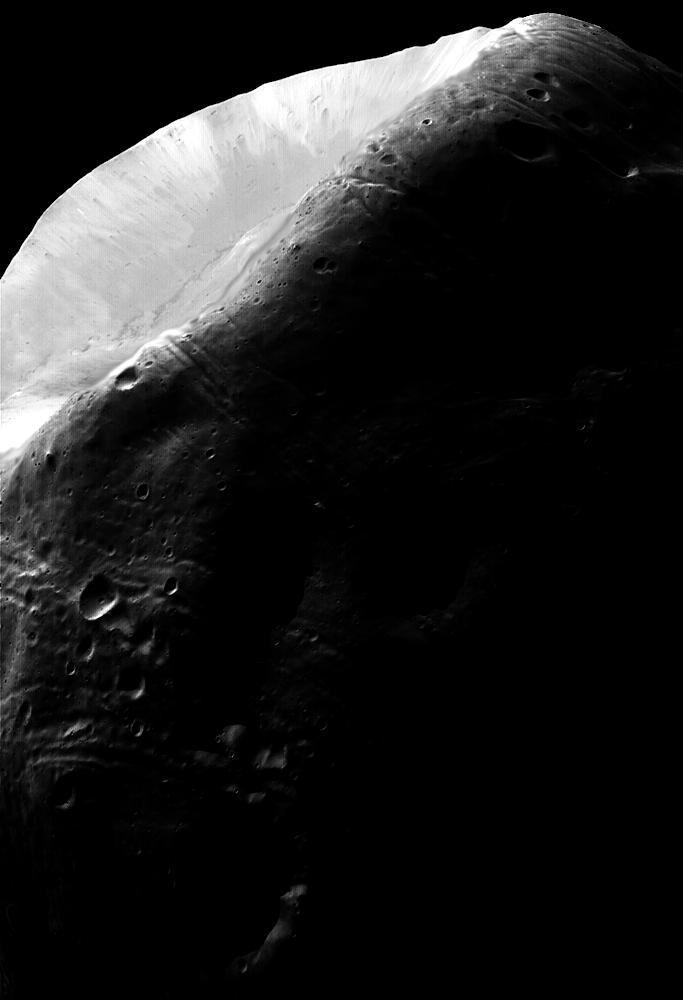
#> input picture data/phobos.jpg, 683 x 1000 px
$ python histogram_matching.py
#> lines starting #> are read from the running program, lines starting #| are printed output that depends on the picture
### src/utils/path_utils.py
#!/usr/bin/env python3
# -*- coding: utf-8 -*-
"""
Path_utils

Module for image processing operations.

Author: Oussama GUELFAA
Date: 01-04-2025
"""

"""
Utility functions for handling file paths.
"""

import os

def get_project_root():
    """
    Get the absolute path to the project root directory.

    Returns:
        str: The absolute path to the project root directory.
    """
    # The project root is two directories up from this file
    current_dir = os.path.dirname(os.path.abspath(__file__))
    project_root = os.path.dirname(os.path.dirname(current_dir))
    return project_root

def get_data_path(filename):
    """
    Get the absolute path to a file in the data directory.

    Args:
        filename (str): The name of the file in the data directory.

    Returns:
        str: The absolute path to the file.
    """
    return os.path.join(get_project_root(), 'data', filename)

# [12 lines left out: function ensure_output_dir, not called in this run]

### src/image_processing/histogram_matching.py
"""
Appariement d'histogramme (Histogram Matching)

Ce module implémente l'appariement d'histogramme, une technique qui transforme
l'image de sorte que son histogramme corresponde à un histogramme modèle.

L'appariement d'histogramme est défini par la transformation:
x2 = cdf2^(-1)(cdf1(x1))

où:
- x1 est la valeur d'intensité dans l'image source
- x2 est la valeur d'intensité correspondante dans l'image cible
- cdf1 est la fonction de distribution cumulative de l'image source
- cdf2 est la fonction de distribution cumulative de l'histogramme modèle

Author: Oussama GUELFAA
Date: 01-04-2025
"""

import numpy as np
import matplotlib.pyplot as plt
from skimage import io, exposure, img_as_float, img_as_ubyte
import os
import sys

# Add the project root to the Python path
sys.path.append(os.path.dirname(os.path.dirname(os.path.dirname(os.path.abspath(__file__)))))

# Import the path utility functions
from src.utils.path_utils import get_data_path

# Nom de l'image à utiliser pour les transformations
PHOBOS_IMAGE = "phobos.jpg"  # Image de Phobos (lune de Mars)

def load_image():
    """
    Charge l'image de Phobos pour les transformations.

    Returns:
        ndarray: Image en niveaux de gris
    """
    # Charger l'image
    image_path = get_data_path(PHOBOS_IMAGE)
    image = img_as_float(io.imread(image_path, as_gray=True))
#> image is the input picture: shape (1000, 683) float64; min 0, max 1, mean 0.125
    print(f"Image chargée: {PHOBOS_IMAGE}")
    print(f"Dimensions: {image.shape}")
#| Dimensions: (1000, 683)
    print(f"Valeur min: {image.min():.4f}, Valeur max: {image.max():.4f}")
#| Valeur min: 0.0000, Valeur max: 1.0000

    return image

def compute_histogram(image, bins=256):
    """
    Calcule l'histogramme de l'image.

    Args:
        image (ndarray): Image en niveaux de gris (valeurs entre 0 et 1)
        bins (int): Nombre de bins pour l'histogramme

    Returns:
        tuple: (hist, bin_centers) où hist est l'histogramme et bin_centers sont les centres des bins
    """
#> called with bins = 256
    # Calculer l'histogramme
    hist, bin_edges = np.histogram(image.ravel(), bins=bins, range=(0, 1), density=True)
#> hist = 256 values, max 156.3 at index 0, min 0.0588 at index 144, mean 1; bin_edges = 257 values from 0 to 1
    bin_centers = (bin_edges[:-1] + bin_edges[1:]) / 2
#> bin_centers = 256 values from 0.00195 to 0.998

    return hist, bin_centers

def visualize_histogram(image, bins=256, title="Histogramme de l'image"):
    """
    Visualise l'histogramme de l'image.

    Args:
        image (ndarray): Image en niveaux de gris (valeurs entre 0 et 1)
        bins (int): Nombre de bins pour l'histogramme
        title (str): Titre du graphique
    """
    # Calculer l'histogramme
    hist, bin_centers = compute_histogram(image, bins)
#> bin_centers = 256 values from 0.00195 to 0.998

    # Créer la figure
    plt.figure(figsize=(10, 6))

    # Tracer l'histogramme
    plt.bar(bin_centers, hist, width=1/bins, alpha=0.7)

    # Ajouter les labels et le titre
    plt.xlabel('Intensité')
    plt.ylabel('Fréquence')
    plt.title(title)
    plt.xlim(0, 1)
    plt.grid(True, linestyle='--', alpha=0.7)

    # Afficher la figure
    plt.tight_layout()
    plt.show()
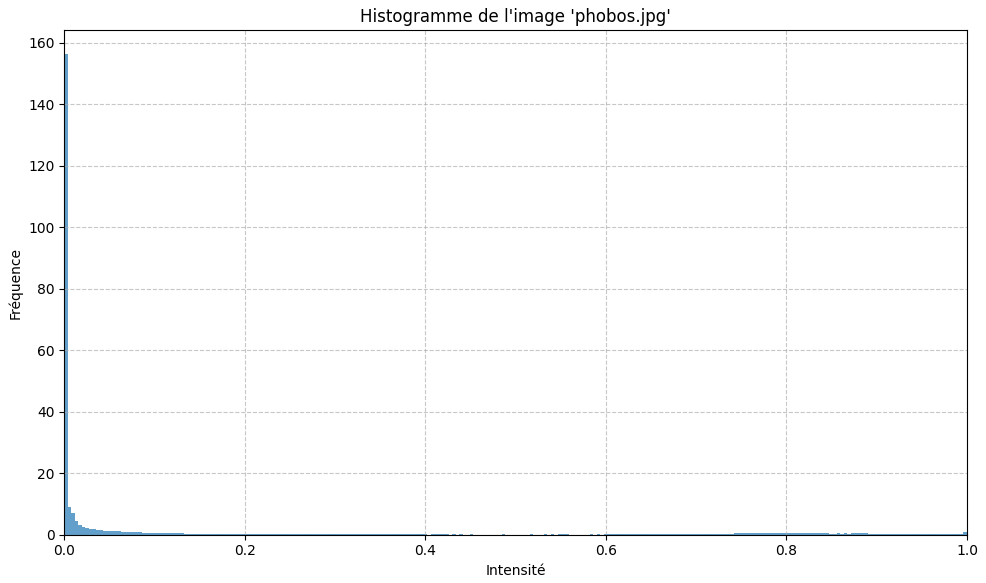
#> figure drawn by matplotlib, 1 panel; tallest bar 156.3 high, from x = 0 to 0.00391

def compute_cdf(image, bins=256):
    """
    Calcule la fonction de distribution cumulative (CDF) de l'image.

    Args:
        image (ndarray): Image en niveaux de gris (valeurs entre 0 et 1)
        bins (int): Nombre de bins pour l'histogramme

    Returns:
        tuple: (cdf, bin_edges) où cdf est la fonction de distribution cumulative
               et bin_edges sont les bords des bins
    """
    # Calculer l'histogramme
    hist, bin_edges = np.histogram(image.ravel(), bins=bins, range=(0, 1))

    # Calculer la CDF
    cdf = hist.cumsum()

    # Normaliser la CDF
    cdf = cdf / cdf[-1]

    return cdf, bin_edges

# [29 lines left out: function visualize_cdf, not called in this run]

def equalize_histogram(image, bins=256):
    """
    Applique l'égalisation d'histogramme à l'image.

    Args:
        image (ndarray): Image en niveaux de gris (valeurs entre 0 et 1)
        bins (int): Nombre de bins pour l'histogramme

    Returns:
        ndarray: Image après égalisation d'histogramme
    """
#> called with bins = 256
    # Appliquer l'égalisation d'histogramme
    equalized = exposure.equalize_hist(image)
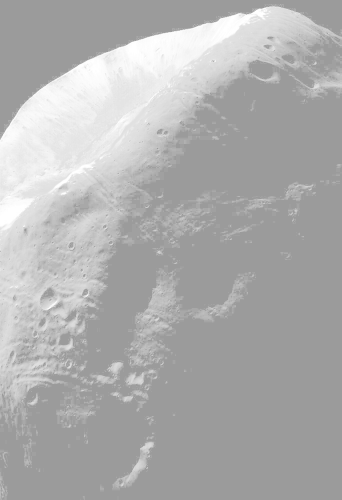
#> equalized: shape (1000, 683) float64 (shown at 1/2 size); min 0.61, max 1, mean 0.686

    return equalized

def create_bimodal_histogram(bins=256, peak1=0.25, peak2=0.75, sigma1=0.05, sigma2=0.05, weight1=0.5, weight2=0.5):
    """
    Crée un histogramme bimodal de référence.

    Args:
        bins (int): Nombre de bins pour l'histogramme
        peak1 (float): Position du premier pic (entre 0 et 1)
        peak2 (float): Position du deuxième pic (entre 0 et 1)
        sigma1 (float): Écart-type du premier pic
        sigma2 (float): Écart-type du deuxième pic
        weight1 (float): Poids du premier pic (entre 0 et 1)
        weight2 (float): Poids du deuxième pic (entre 0 et 1)

    Returns:
        tuple: (reference_hist, bin_centers) où reference_hist est l'histogramme bimodal
               et bin_centers sont les centres des bins
    """
    # Normaliser les poids
    total_weight = weight1 + weight2
    weight1 = weight1 / total_weight
    weight2 = weight2 / total_weight

    # Créer les bins
    bin_edges = np.linspace(0, 1, bins + 1)
    bin_centers = (bin_edges[:-1] + bin_edges[1:]) / 2

    # Créer l'histogramme bimodal (somme de deux gaussiennes)
    reference_hist = weight1 * np.exp(-0.5 * ((bin_centers - peak1) / sigma1) ** 2) / (sigma1 * np.sqrt(2 * np.pi))
    reference_hist += weight2 * np.exp(-0.5 * ((bin_centers - peak2) / sigma2) ** 2) / (sigma2 * np.sqrt(2 * np.pi))

    # Normaliser l'histogramme
    reference_hist = reference_hist / np.sum(reference_hist)

    return reference_hist, bin_centers

def visualize_bimodal_histogram(bins=256, peak1=0.25, peak2=0.75, sigma1=0.05, sigma2=0.05, weight1=0.5, weight2=0.5, title="Histogramme bimodal de référence"):
    """
    Visualise l'histogramme bimodal de référence.

    Args:
        bins (int): Nombre de bins pour l'histogramme
        peak1 (float): Position du premier pic (entre 0 et 1)
        peak2 (float): Position du deuxième pic (entre 0 et 1)
        sigma1 (float): Écart-type du premier pic
        sigma2 (float): Écart-type du deuxième pic
        weight1 (float): Poids du premier pic (entre 0 et 1)
        weight2 (float): Poids du deuxième pic (entre 0 et 1)
        title (str): Titre du graphique
    """
    # Créer l'histogramme bimodal
    reference_hist, bin_centers = create_bimodal_histogram(bins, peak1, peak2, sigma1, sigma2, weight1, weight2)

    # Créer la figure
    plt.figure(figsize=(10, 6))

    # Tracer l'histogramme
    plt.bar(bin_centers, reference_hist * bins, width=1/bins, alpha=0.7)  # Multiplier par bins pour normaliser la hauteur

    # Ajouter les labels et le titre
    plt.xlabel('Intensité')
    plt.ylabel('Fréquence')
    plt.title(title)
    plt.xlim(0, 1)
    plt.grid(True, linestyle='--', alpha=0.7)

    # Afficher la figure
    plt.tight_layout()
    plt.show()

    return reference_hist, bin_centers

def compute_cdf_from_hist(hist):
    """
    Calcule la fonction de distribution cumulative (CDF) à partir d'un histogramme.

    Args:
        hist (ndarray): Histogramme

    Returns:
        ndarray: Fonction de distribution cumulative
    """
    # Calculer la CDF
    cdf = hist.cumsum()

    # Normaliser la CDF
    cdf = cdf / cdf[-1] if cdf[-1] > 0 else cdf

    return cdf

def match_histogram_custom(image, reference_hist, bins=256):
    """
    Implémentation personnalisée de l'appariement d'histogramme.

    La transformation est définie par:
    x2 = cdf2^(-1)(cdf1(x1))

    où:
    - x1 est la valeur d'intensité dans l'image source
    - x2 est la valeur d'intensité correspondante dans l'image cible
    - cdf1 est la fonction de distribution cumulative de l'image source
    - cdf2 est la fonction de distribution cumulative de l'histogramme modèle

    Args:
        image (ndarray): Image en niveaux de gris (valeurs entre 0 et 1)
        reference_hist (ndarray): Histogramme de référence
        bins (int): Nombre de bins pour l'histogramme

    Returns:
        ndarray: Image après appariement d'histogramme
    """
    # Vérifier que l'image est bien en float avec des valeurs entre 0 et 1
    if image.min() < 0 or image.max() > 1:
        print("Attention: L'image doit avoir des valeurs entre 0 et 1. Normalisation appliquée.")
        image = (image - image.min()) / (image.max() - image.min())

    # Calculer l'histogramme de l'image source
    hist_source, bin_edges_source = np.histogram(image.ravel(), bins=bins, range=(0, 1))

    # Calculer la CDF de l'image source
    cdf_source = compute_cdf_from_hist(hist_source)

    # Calculer la CDF de l'histogramme de référence
    cdf_reference = compute_cdf_from_hist(reference_hist)

    # Créer la LUT (Look-Up Table) pour la transformation
    # Pour chaque valeur de cdf_source, trouver la valeur correspondante dans cdf_reference
    bin_centers = (bin_edges_source[:-1] + bin_edges_source[1:]) / 2

    # Créer un tableau pour stocker les valeurs transformées
    matched = np.zeros_like(image)

    # Pour chaque pixel de l'image
    for i in range(image.shape[0]):
        for j in range(image.shape[1]):
            # Trouver l'index du bin correspondant à la valeur du pixel
            pixel_value = image[i, j]
            bin_index = min(int(pixel_value * bins), bins - 1)

            # Obtenir la valeur de la CDF source pour ce pixel
            cdf_value = cdf_source[bin_index]

            # Trouver l'index dans la CDF de référence qui correspond le mieux à cette valeur
            idx = np.argmin(np.abs(cdf_reference - cdf_value))

            # Convertir l'index en valeur d'intensité
            matched[i, j] = bin_centers[idx]

    return matched

def match_histogram_builtin(image, reference_hist, bins=256):
    """
    Applique l'appariement d'histogramme à l'image en utilisant les fonctions intégrées de scikit-image.

    Args:
        image (ndarray): Image en niveaux de gris (valeurs entre 0 et 1)
        reference_hist (ndarray): Histogramme de référence
        bins (int): Nombre de bins pour l'histogramme

    Returns:
        ndarray: Image après appariement d'histogramme
    """
    # Créer une image de référence à partir de l'histogramme de référence
    # Pour cela, nous générons des valeurs aléatoires suivant la distribution de l'histogramme de référence
    bin_edges = np.linspace(0, 1, bins + 1)
    bin_centers = (bin_edges[:-1] + bin_edges[1:]) / 2

    # Normaliser l'histogramme de référence
    reference_hist_norm = reference_hist / np.sum(reference_hist)

    # Générer des valeurs aléatoires suivant la distribution de l'histogramme de référence
    reference_values = np.random.choice(bin_centers, size=10000, p=reference_hist_norm)
    reference_image = np.reshape(reference_values, (100, 100))

    # Appliquer l'appariement d'histogramme
    matched = exposure.match_histograms(image, reference_image)

    return matched

def visualize_matching_results(image, reference_hist, bins=256):
    """
    Visualise les résultats de l'appariement d'histogramme.

    Args:
        image (ndarray): Image en niveaux de gris (valeurs entre 0 et 1)
        reference_hist (ndarray): Histogramme de référence
        bins (int): Nombre de bins pour l'histogramme
    """
    # Appliquer l'égalisation d'histogramme
    equalized = equalize_histogram(image)

    # Appliquer l'appariement d'histogramme avec notre implémentation personnalisée
    matched_custom = match_histogram_custom(image, reference_hist, bins)

    # Appliquer l'appariement d'histogramme avec les fonctions intégrées
    matched_builtin = match_histogram_builtin(image, reference_hist, bins)

    # Créer une figure pour afficher les images
    fig, axes = plt.subplots(2, 2, figsize=(12, 10))

    # Afficher l'image originale
    axes[0, 0].imshow(image, cmap='gray')
    axes[0, 0].set_title('Image originale')
    axes[0, 0].axis('off')

    # Afficher l'image après égalisation d'histogramme
    axes[0, 1].imshow(equalized, cmap='gray')
    axes[0, 1].set_title('Égalisation d\'histogramme')
    axes[0, 1].axis('off')

    # Afficher l'image après appariement d'histogramme (implémentation personnalisée)
    axes[1, 0].imshow(matched_custom, cmap='gray')
    axes[1, 0].set_title('Appariement d\'histogramme (custom)')
    axes[1, 0].axis('off')

    # Afficher l'image après appariement d'histogramme (fonctions intégrées)
    axes[1, 1].imshow(matched_builtin, cmap='gray')
    axes[1, 1].set_title('Appariement d\'histogramme (builtin)')
    axes[1, 1].axis('off')

    # Afficher la figure
    plt.tight_layout()
    plt.show()

    # Visualiser les histogrammes
    plt.figure(figsize=(12, 8))

    # Histogramme de l'image originale
    plt.subplot(2, 2, 1)
    hist_original, bin_centers = compute_histogram(image, bins)
    plt.bar(bin_centers, hist_original, width=1/bins, alpha=0.7)
    plt.title('Histogramme original')
    plt.xlim(0, 1)

    # Histogramme de l'image après égalisation
    plt.subplot(2, 2, 2)
    hist_equalized, bin_centers = compute_histogram(equalized, bins)
    plt.bar(bin_centers, hist_equalized, width=1/bins, alpha=0.7)
    plt.title('Histogramme après égalisation')
    plt.xlim(0, 1)

    # Histogramme de l'image après appariement (implémentation personnalisée)
    plt.subplot(2, 2, 3)
    hist_matched_custom, bin_centers = compute_histogram(matched_custom, bins)
    plt.bar(bin_centers, hist_matched_custom, width=1/bins, alpha=0.7)
    plt.title('Histogramme après appariement (custom)')
    plt.xlim(0, 1)

    # Histogramme de l'image après appariement (fonctions intégrées)
    plt.subplot(2, 2, 4)
    hist_matched_builtin, bin_centers = compute_histogram(matched_builtin, bins)
    plt.bar(bin_centers, hist_matched_builtin, width=1/bins, alpha=0.7)
    plt.title('Histogramme après appariement (builtin)')
    plt.xlim(0, 1)

    # Afficher la figure
    plt.tight_layout()
    plt.show()

    # Visualiser l'histogramme de référence
    plt.figure(figsize=(10, 6))
    bin_edges = np.linspace(0, 1, bins + 1)
    bin_centers = (bin_edges[:-1] + bin_edges[1:]) / 2
    plt.bar(bin_centers, reference_hist * bins, width=1/bins, alpha=0.7)  # Multiplier par bins pour normaliser la hauteur
    plt.title('Histogramme de référence')
    plt.xlabel('Intensité')
    plt.ylabel('Fréquence')
    plt.xlim(0, 1)
    plt.grid(True, linestyle='--', alpha=0.7)
    plt.tight_layout()
    plt.show()

    # Visualiser les CDFs
    plt.figure(figsize=(10, 6))

    # CDF de l'image originale
    cdf_original, bin_edges = compute_cdf(image, bins)
    bin_centers = (bin_edges[:-1] + bin_edges[1:]) / 2
    plt.plot(bin_centers, cdf_original, 'b-', linewidth=2, label='CDF originale')

    # CDF de l'histogramme de référence
    cdf_reference = compute_cdf_from_hist(reference_hist)
    plt.plot(bin_centers, cdf_reference, 'r-', linewidth=2, label='CDF de référence')

    # CDF de l'image après appariement (implémentation personnalisée)
    cdf_matched_custom, _ = compute_cdf(matched_custom, bins)
    plt.plot(bin_centers, cdf_matched_custom, 'g--', linewidth=2, label='CDF après appariement (custom)')

    # CDF de l'image après appariement (fonctions intégrées)
    cdf_matched_builtin, _ = compute_cdf(matched_builtin, bins)
    plt.plot(bin_centers, cdf_matched_builtin, 'm--', linewidth=2, label='CDF après appariement (builtin)')

    # Ajouter les labels et le titre
    plt.xlabel('Intensité')
    plt.ylabel('CDF')
    plt.title('Comparaison des CDFs')
    plt.xlim(0, 1)
    plt.grid(True, linestyle='--', alpha=0.7)
    plt.legend()

    # Afficher la figure
    plt.tight_layout()
    plt.show()

    return equalized, matched_custom, matched_builtin

def main():
    """
    Fonction principale qui démontre l'appariement d'histogramme.
    """
    # Charger l'image
    image = load_image()

    # Visualiser l'histogramme de l'image
    print("Visualisation de l'histogramme de l'image...")
    visualize_histogram(image, title=f"Histogramme de l'image '{PHOBOS_IMAGE}'")

    # Appliquer l'égalisation d'histogramme
    print("Application de l'égalisation d'histogramme...")
    equalized = equalize_histogram(image)

    # Visualiser l'image après égalisation
    plt.figure(figsize=(10, 5))
    plt.subplot(1, 2, 1)
    plt.imshow(image, cmap='gray')
    plt.title('Image originale')
    plt.axis('off')
    plt.subplot(1, 2, 2)
    plt.imshow(equalized, cmap='gray')
    plt.title('Image après égalisation')
    plt.axis('off')
    plt.tight_layout()
    plt.show()
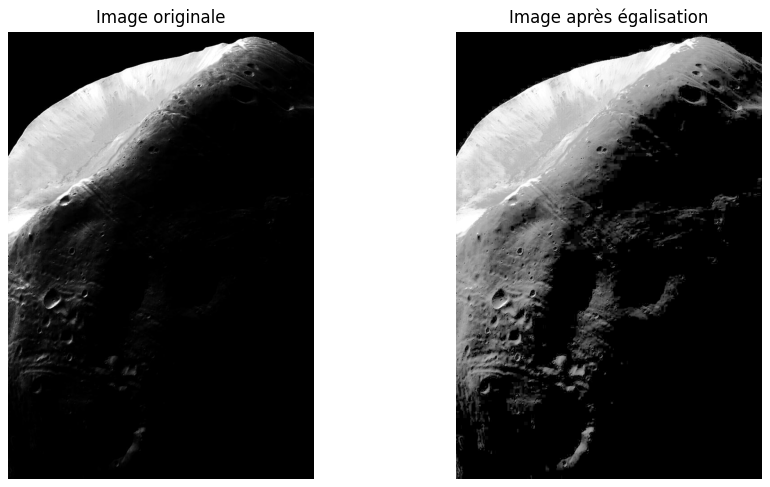
#> figure drawn by matplotlib, 2 panels

    # Visualiser l'histogramme après égalisation
    visualize_histogram(equalized, title="Histogramme après égalisation")
#> call 2 of visualize_histogram, with bins = 256, title = 'Histogramme après égalisation'
#> in visualize_histogram (call 2), `hist, bin_centers = compute_histogram(image, bins)`: hist = 256 values, max 156.3 at index 156, min 0 at index 0, mean 1
#> in visualize_histogram (call 2), `plt.show()`:
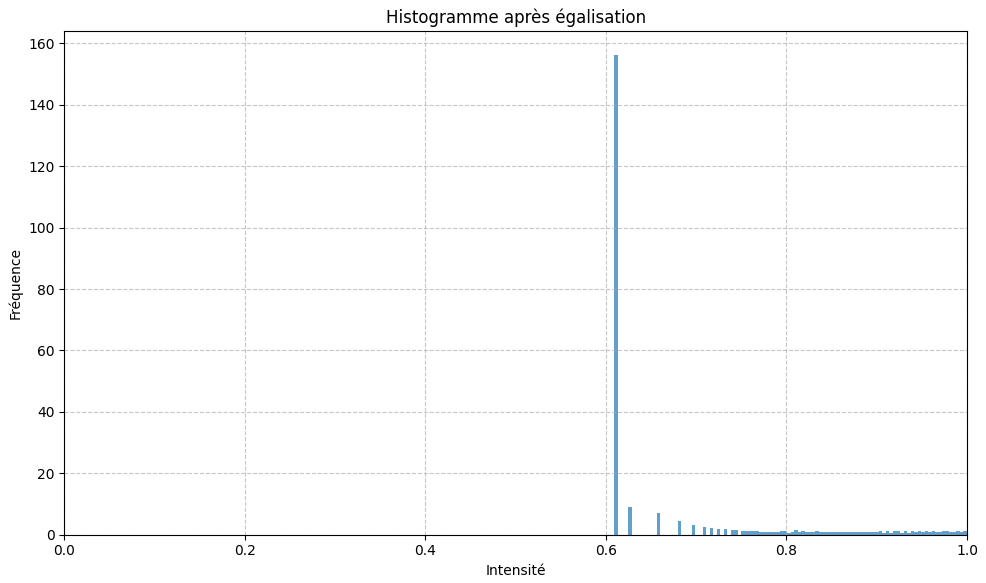
#> figure drawn by matplotlib, 1 panel; tallest bar 156.3 high, from x = 0.609 to 0.613

    # Créer un histogramme bimodal de référence
    print("Création d'un histogramme bimodal de référence...")
    reference_hist, _ = visualize_bimodal_histogram(peak1=0.3, peak2=0.7, sigma1=0.05, sigma2=0.05, weight1=0.6, weight2=0.4)
#> in visualize_bimodal_histogram, `plt.show()`:
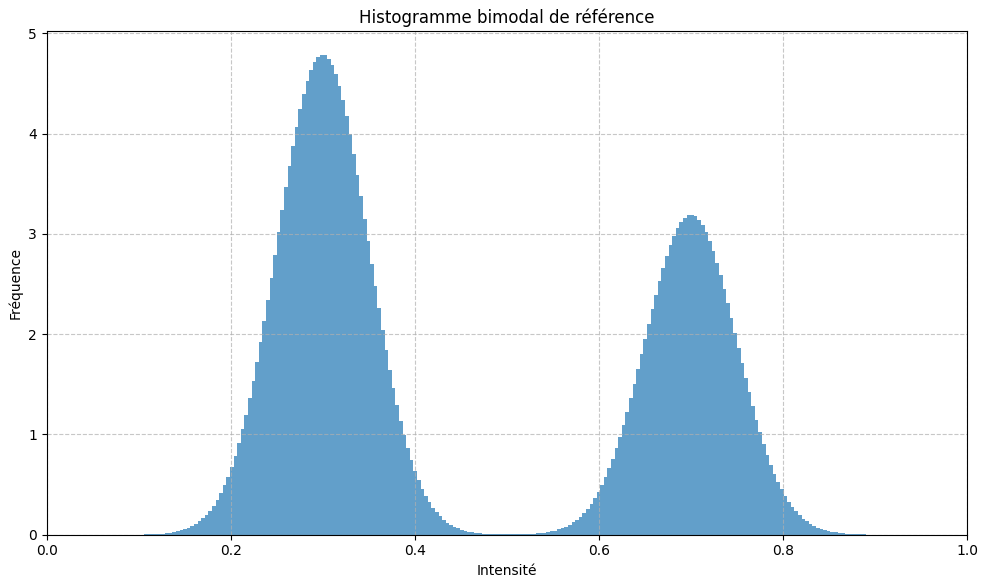
#> figure drawn by matplotlib, 1 panel; tallest bar 4.79 high, from x = 0.297 to 0.301

    # Appliquer l'appariement d'histogramme et visualiser les résultats
    print("Application de l'appariement d'histogramme...")
    visualize_matching_results(image, reference_hist)
#> (the rest of the program and of its run is left out)
